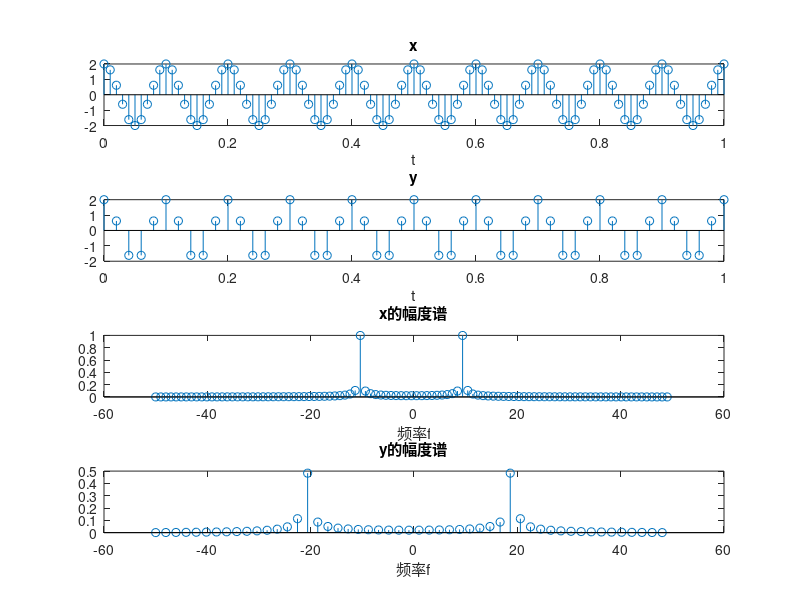

Write MATLAB code to recreate this figure.
clear 
close all
clc
%%  signal% 三要素
A=2;                %amplify
f=10;               %Hz
w=2*pi*f;           %rad/s
p=pi/2;             %rad
%采样
T=1;                %s  %观测时间
fs=10*f;            %Hz %采样频率
d=1/fs;             %s  %采样间隔
t=0:d:T;       		%离散时间t
t1=0:2*d:T;       	%离散时间t
x=A*sin(w*t+p);     %正弦信号

figure(1)
subplot(4,1,1);%画图 
stem(t,x);xlabel('t');title('x');%画x的原始波形
y = downsample(x, 2);
subplot(4,1,2);%画图  
stem(t1,y);xlabel('t');title('y');%画内插后y函数图

df=fs/length(t);
f=-fs/2:df:fs/2-df;
X=fft(x)/fs;
subplot(4,1,3);%画图
stem(f,fftshift(abs(X)));xlabel('频率f');title('x的幅度谱');%画原始波形x的幅度谱

df1=fs/length(t1);
f1=-fs/2:df1:fs/2-df1;
Y=fft(y)/fs;
subplot(4,1,4);%画图
stem(f1,fftshift(abs(Y)));xlabel('频率f');title('y的幅度谱');%画内插后y的幅度谱